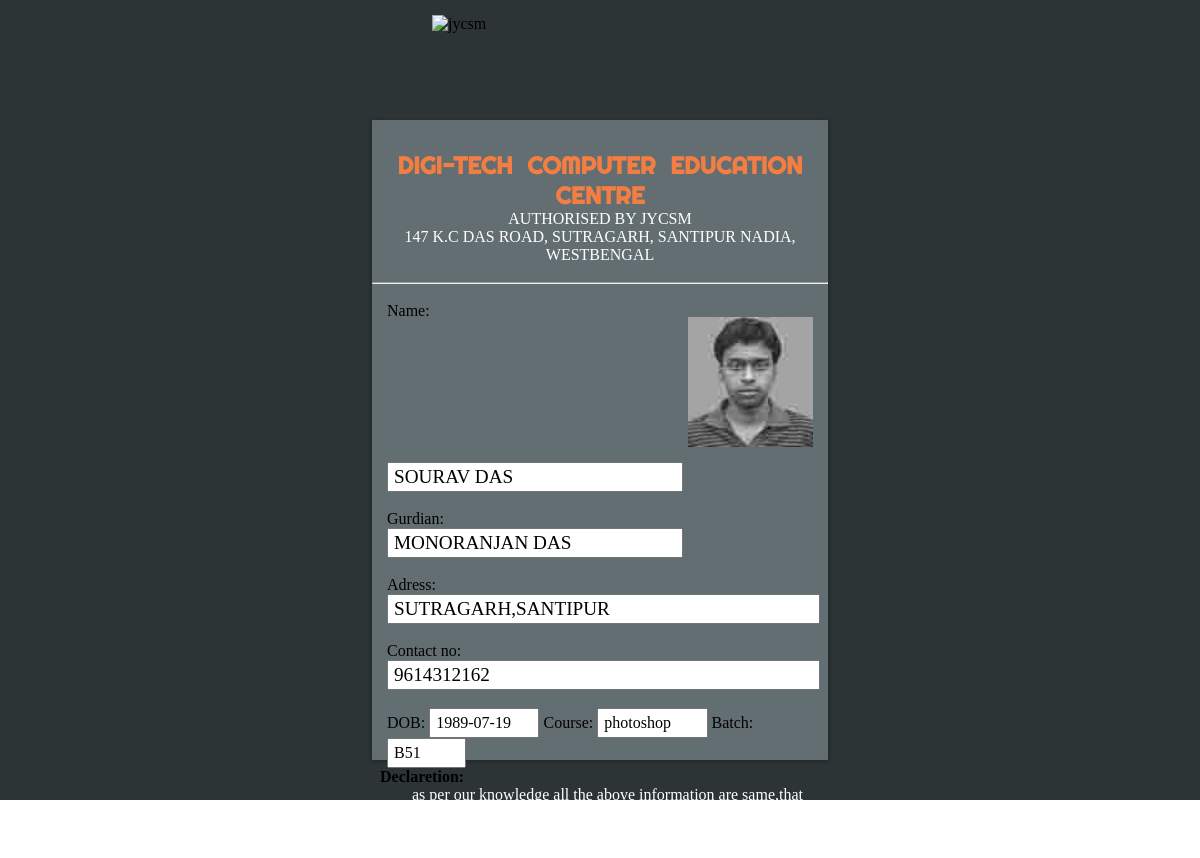
Page /Student_qr_verify.php?sid=S37 on the committed database.
### tables this page shows
CREATE TABLE IF NOT EXISTS `student` (
  `sid` int(6) NOT NULL AUTO_INCREMENT,
  `stu_id` varchar(10) NOT NULL,
  `stu_name` varchar(25) NOT NULL,
  `Gur _name` varchar(25) NOT NULL,
  `address` varchar(255) NOT NULL,
  `mobile` varchar(30) NOT NULL,
  `dob` date NOT NULL,
  `aadhar` varchar(20) NOT NULL,
  `gender` char(10) NOT NULL,
  `caste` char(10) NOT NULL,
  `edu_qua` char(10) NOT NULL,
  `course_id` int(10) NOT NULL,
  `batch_id` int(10) NOT NULL,
  `photo` varchar(350) NOT NULL,
  `certificate_issue` varchar(25) DEFAULT NULL,
  PRIMARY KEY (`sid`),
  KEY `batch_id` (`batch_id`),
  KEY `course_id` (`course_id`)
);

CREATE TABLE IF NOT EXISTS `course` (
  `cid` int(10) NOT NULL AUTO_INCREMENT,
  `course_name` char(30) NOT NULL,
  `duration` varchar(10) NOT NULL,
  `course_fees` decimal(50,0) NOT NULL,
  PRIMARY KEY (`cid`)
);

### Student_qr_verify.php (the view, shortened to what this page needs)
<?php
include('connection.php');
if(!empty($_GET['sid'])){
$stuid=$_GET['sid'];
$query="SELECT stu_name,`Gur _name`,stu_id,mobile,batch_id,course_name,photo,dob,address FROM STUDENT INNER JOIN COURSE on STUDENT.course_id=COURSE.cid WHERE STUDENT.stu_id= '$stuid'";
$data=mysqli_query($conn,$query);
 while($row=mysqli_fetch_array($data)){
	$name=$row['stu_name'];
	$gurdian=$row['Gur _name'];
	$mobile=$row['mobile'];
	$cname=$row['course_name'];
	$batch=$row['batch_id'];
    $photo=$row['photo'];
	$dob=$row['dob'];
	$adress=$row['address'];
	}
 }
 ?>
<!DOCTYPE html>
<html lang="en">
<head>
	<link rel="stylesheet" href="http://localhost/sms/v.css">
	<link rel="stylesheet"
  href="https://cdn.jsdelivr.net/npm/animate.css@3.5.2/animate.min.css">
</head>
<body>
	<div class="main animated  lightSpeedIn delay-1s">
		<img src="http://www.jycsm.com/images/logo.png" alt="jycsm" id="banner" >
		<div class="content ">
			<h2>Digi-tech Computer Education Centre</h2>
			<p class="1">Authorised by JYCSM<br>
				147 K.C Das road, Sutragarh, Santipur
				Nadia, WestBengal
			</p><br><hr><br>
  <img src="<?php echo "$photo";?>" alt="jycsm" class="photo">
     <div><label>Name:</label>
      <input type="text" name="" value="<?php echo "$name";?>" class="inputbox1" placeholder="Name">
     <br>
     <label>Gurdian:</label>
      <input type="text" value="<?php echo "$gurdian";?>" class="inputbox2" placeholder="gurdian">
      <br>
     <label>Adress:</label>
      <input type="text" value="<?php echo "$adress";?>" class="inputbox" placeholder="adress">
     <br>
		<label>Contact no:</label>
      <input type="text" value="<?php echo "$mobile";?>" class="inputbox" placeholder="mobile">
     </div><br>
     <div id="row3">
     	DOB:
      <input type="text" value="<?php echo "$dob";?>" class="row3" placeholder="dob">
      Course:
      <input type="text" value="<?php echo "$cname";?>" class="row3" placeholder="course">
     Batch:
      <input type="text" value="B<?php echo "$batch";?>" class="batch" placeholder="batch">
     </div>
     &nbsp <b>Declaretion:</b><br>
     <p class="dec">As per our knowledge all the above information are same,that student are given at the time of addmission .For further any query fell free to contact us<br>
     Thank you.. </p>
		</div>
	</div>
</body>
</html>

### v.css (style rules this page uses)
* { margin:0; padding:0; font-family: 'Cinzel', serif; color:black; }
.main { width: 100%; height: 100vh; background-color:#2d3436; }
.content { width: 38%; height: 80%; position:absolute; top: 55%; left: 50%; background-color:#636e72 ; transform: translate(-50%, -50%); box-shadow: 0 1px 6px rgba(0, 0, 0, 0.12), 0 1px 4px rgba(0, 0, 0, 0.24); }
h2 { font-family: 'Righteous', cursive; text-align: center; color:#f47e42; text-transform: uppercase; font-size: 1.5em; word-spacing: 8px; margin-top: 30px; }
#banner { width: 365px; height: 75px; position: relative; margin: 15px; margin-left:36%; }
p { text-align: center; color: white; text-transform: uppercase; }
.inputbox1,.inputbox2 { width: 65%; height: 30px; display: block; margin-left: 15px; padding: 0 5px; box-sizing: border-box; font-size: 1.2em; }
label { margin-left:15px; }
.inputbox { width:95%; height: 30px; display: block; margin-left: 15px; padding: 0 5px; box-sizing: border-box; font-size: 1.2em; }
#row3 { display: absolute; margin-left: 15px; font-size: 1em; }
.row3 { width:25%; height: 30px; padding: 0 5px; box-sizing: border-box; font-size: 1em; }
.batch { width:18%; height: 30px; padding: 0 5px; box-sizing: border-box; font-size: 1em; }
.dec { text-align: center; color:white; text-transform:lowercase; margin-left: 15px; font-size: 1em; }
.photo { background-color: #eee; display: flex; height: 130px; margin: 15px; width: 125px; float: right; }

### rows in the picture
student: photo (picture), stu_name "SOURAV DAS", Gur _name "MONORANJAN DAS", address "SUTRAGARH,SANTIPUR", mobile "9614312162", dob "1989-07-19", course.course_name "photoshop", batch "B51"
